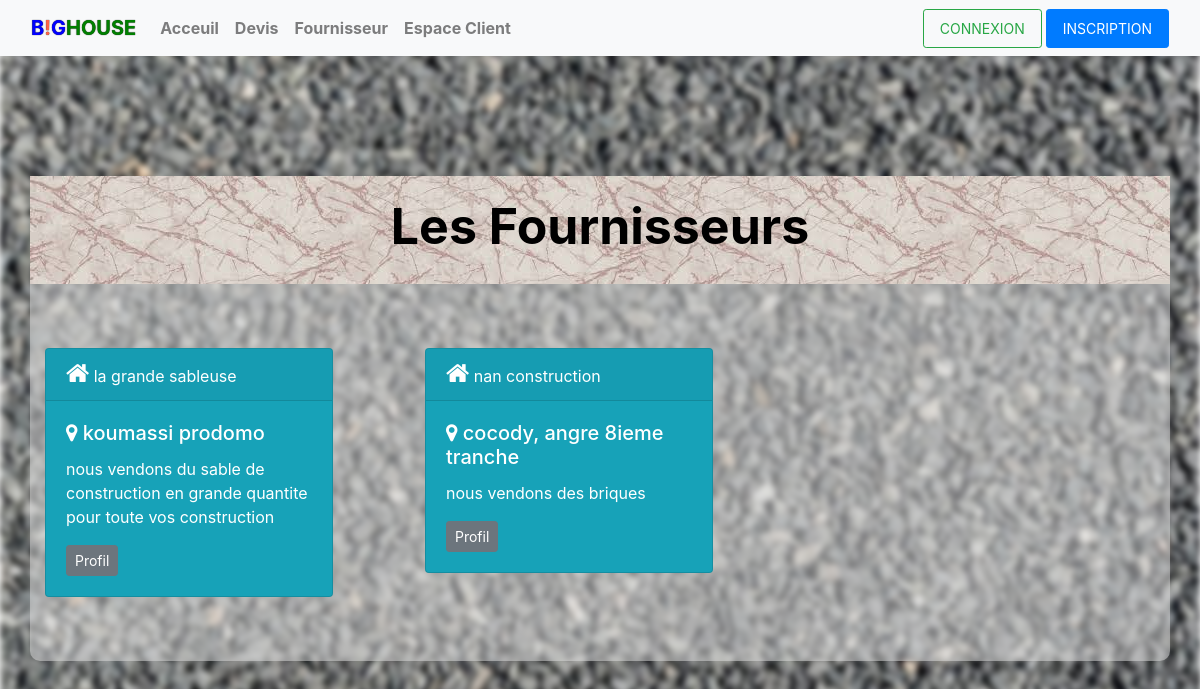
Screenshot of /fournisseur.php with the database file from the repository.
### tables this page shows
CREATE TABLE `fournisseurs` (
  `id_fournisseur` int(11) NOT NULL,
  `username` varchar(50) NOT NULL,
  `password` varchar(100) NOT NULL,
  `nom` varchar(150) DEFAULT NULL,
  `adresse` varchar(255) DEFAULT NULL,
  `email` varchar(255) DEFAULT NULL,
  `contact` varchar(255) DEFAULT NULL,
  `description` text,
  `actualite` text,
  `dateAjout` datetime NOT NULL DEFAULT CURRENT_TIMESTAMP
);

### fournisseur.php (the view, shortened to what this page needs)
<?php session_start();
require 'traitement/database.php';
?>
<!DOCTYPE html>
<html>
<head>
</head>
<body class="page-acceuil">
	<?php include 'header.php'; ?>
	<div class="container index client">
		<div class="row mb-5 box-fournisseur">
			<div class="col-12">
				<h1 class="title-fournisseur bold text-center">Les Fournisseurs</h1>
			</div>
		</div>
		<div class="row ">
			<?php
			$select = $bdd->query("SELECT * FROM fournisseurs");
			while ($affich = $select->fetch()) {
			 ?>
			<div class="col-md-4 mt-3 mb-5">
				<div class="card text-white bg-info mb-3" style="max-width: 18rem;" data-aos="zoom-in">
					<div class="card-header"><i class="fa fa-home size-3"></i> <?php echo $affich['nom']; ?></div>
					<div class="card-body">
					    <h5 class="card-title"><i class="fa fa-map-marker"></i>  <?php echo $affich['adresse']; ?></h5>
					    <p class="card-text"><?php echo $affich['description']; ?></p>
					     <a href="voir-fournisseur.php?id=<?php echo $affich['id_fournisseur'] ?>" class="btn btn-sm btn-secondary">Profil</a>
					</div>
				</div>
			</div>
			<?php } ?>
		</div>
	</div>
</body>
</html>

### css/styles.css (style rules this page uses)
a { color: black; }
.bold { font-weight: bold; }
* { box-sizing: border-box; }
.page-acceuil { position: absolute; top: 0; bottom: 0; left: 0; right: 0; height: 100%; margin:0; padding:0; background-size: 100% ; width:100%; color:black; }
.page-acceuil:before { content: ""; position: fixed; height: 100%; width: 100%; background: url(../images/acceuil.jpg); background-size: cover; z-index: -1; -webkit-filter: blur(3px); -webkit-background-size: cover; -moz-background-size: cover; -o-background-size: cover; background-size: cover; }
.index { background-color: rgba(224, 224, 224, 0.5); border-radius: 10px; }
.box-fournisseur { background-image: url(../images/contact-acceuil.jpeg); padding: 20px; }
.title-fournisseur { font-size: 50px; }
.client { margin-top: 10%; margin-bottom: 5%; }
.size-3 { font-size: 25px; }

### rows the page displays
fournisseurs: nom "la grande sableuse", adresse "koumassi prodomo", description "nous vendons du sable de construction en grande quantite pour toute vos construction"
fournisseurs: nom "nan construction", adresse "cocody, angre 8ieme tranche", description "nous vendons des briques"
